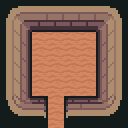

Below is a game level as drawn by its tile map, then a one-line description and the .tmx file that defines it, in full:
An orthogonal 8x8 tile map with 16x16 px tiles, 1 tile layer (Tile Layer 1), 2 tilesets and 1 object (exit).

<map version="1.8" tiledversion="git" orientation="orthogonal" renderorder="right-down" width="8" height="8" tilewidth="16" tileheight="16" infinite="0" nextlayerid="3" nextobjectid="2">
 <tileset firstgid="1" source="../tilesets/interior.tsx" />
 <tileset firstgid="1281" source="../tilesets/floor.tsx" />
 <layer id="1" name="Tile Layer 1" width="8" height="8">
  <data encoding="csv">
643,644,647,647,647,647,653,654,
675,676,679,679,679,679,685,686,
835,836,1458,1458,1458,1458,845,846,
835,836,1458,1458,1458,1458,877,878,
835,836,1458,1458,1458,1458,845,846,
867,868,1458,1458,1458,1458,877,878,
1219,1220,1224,1458,1225,1228,1229,1230,
1251,1252,1256,1458,1257,1260,1261,1262
</data>
 </layer>
 <objectgroup id="2" name="Object Layer 1">
  <object id="1" type="exit" x="48" y="125.844" width="16" height="2.15625" />
 </objectgroup>
</map>
